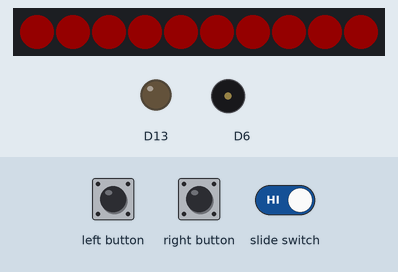
Bench run of a sketch on a simulated Adafruit Circuit Playground Express. On the bench: 10 RGB LEDs in strip order, left to right, output pins drawn as LEDs (lit = HIGH), buzzer (waves = sounding). Inputs (shaded band) come from the test bench. Dim RGB values are drawn brighter than linear.

Above: at 2.1 s.
2.9 s: left button pressed for 1.2 s
6.5 s: right button pressed for 1.2 s
At 9.0 s:
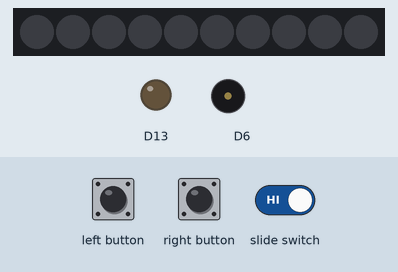
9.5 s: slide switch set LOW
11.1 s: slide switch set HIGH
At 11.5 s:
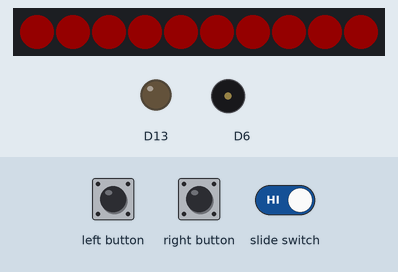
15.1 s: right button pressed for 3.2 s
At 16.6 s:
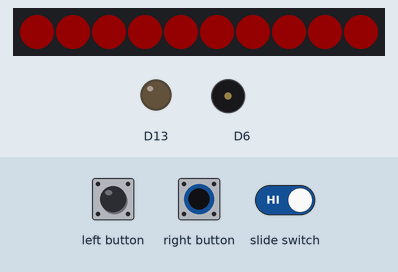
Timing chart, 0 to 19.9 s (numbered marks = the images above; inputs shaded):
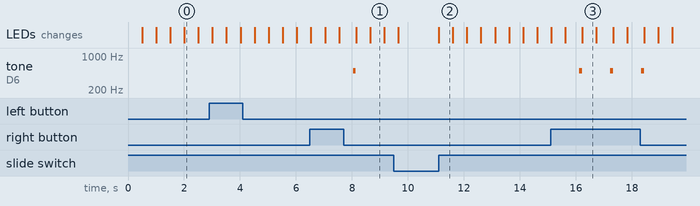

The sketch:

sketch_nov12a.ino
```cpp
#include <Adafruit_CircuitPlayground.h>

bool slideSwitch;
bool leftButtonPressed;
bool rightButtonPressed;
uint8_t pixeln = 0;

void setup() {
  // put your setup code here, to run once:
  Serial.begin(9600);
  CircuitPlayground.begin();

}

void loop() {
  // put your main code here, to run repeatedly:
  leftButtonPressed = CircuitPlayground.leftButton();
  rightButtonPressed = CircuitPlayground.rightButton();
  if(CircuitPlayground.slideSwitch()){
    CircuitPlayground.setPixelColor(0, 255,0,0);
    CircuitPlayground.setPixelColor(1, 255,0,0);
    CircuitPlayground.setPixelColor(2, 255,0,0);
    CircuitPlayground.setPixelColor(3, 255,0,0);
    CircuitPlayground.setPixelColor(4, 255,0,0);
    CircuitPlayground.setPixelColor(5, 255,0,0);
    CircuitPlayground.setPixelColor(6, 255,0,0);
    CircuitPlayground.setPixelColor(7, 255,0,0);
    CircuitPlayground.setPixelColor(8, 255,0,0);
    CircuitPlayground.setPixelColor(9, 255,0,0);

    delay(500);
    CircuitPlayground.clearPixels();
    delay(500);
  } else {
    CircuitPlayground.clearPixels();
  }
  if(leftButtonPressed){
    CircuitPlayground.setPixelColor(0, 255,0,0);
    CircuitPlayground.setPixelColor(1, 228,127,0);
    CircuitPlayground.setPixelColor(2, 237,220,62);
    CircuitPlayground.setPixelColor(3, 94,239,82);
    CircuitPlayground.setPixelColor(4, 94, 231, 190);
    CircuitPlayground.setPixelColor(5, 94,209,255);
    CircuitPlayground.setPixelColor(6, 94,110,255);
    CircuitPlayground.setPixelColor(7, 165,110,255);
    CircuitPlayground.setPixelColor(8, 255,110,255);
    CircuitPlayground.setPixelColor(9, 255,134,205);
  } else {
    CircuitPlayground.clearPixels();
  }
  if(rightButtonPressed){
    CircuitPlayground.clearPixels();
    CircuitPlayground.speaker.enable(true);
    CircuitPlayground.playTone(500 + pixeln * 500,100);
  }


}
```

Measured:
- after the input at 6.5 s, tone on D6: silent → 500 Hz after 1.5 s, → silent 0.10 s later
- after the input at 11.1 s, the LEDs: change at once (image 2)
- after the input at 15.1 s, tone on D6: alternates 500 Hz for 0.10 s and silent for 1.0 s, 6 changes in all, then stays silent, starting after 1.0 s
- what the display in image 0 shows lasts 0.5 s, from 2.0 s to 2.5 s
